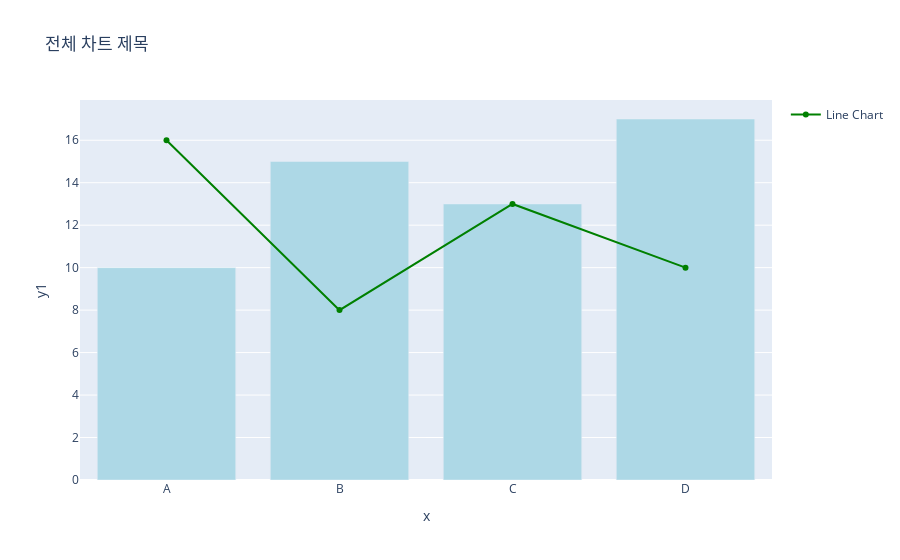

Notebook cell for this chart:
### Code cell
fig = px.bar(data, x='x', y='y1', title='기본 차트')

fig.add_trace(go.Scatter(x=data['x'], y=data['y2'], mode='lines+markers', name='Line Chart'))

# 개별 차트 수정
fig.update_traces(marker_color='lightblue', selector=dict(type='bar'))
fig.update_traces(marker_color='green', selector=dict(type='scatter'))

# 전체 차트 외관
fig.update_layout(title='전체 차트 제목')

fig.show()

### Figure 1 — Plotly figure (JSON) as saved in the notebook; plotly's stock layout.template omitted (floating-point values rounded to 4 significant figures)
{"data": [{"alignmentgroup": "True", "hovertemplate": "x=%{x}<br>y1=%{y}<extra></extra>", "legendgroup": "", "marker": {"color": "lightblue", "pattern": {"shape": ""}}, "name": "", "offsetgroup": "", "orientation": "v", "showlegend": false, "textposition": "auto", "type": "bar", "x": ["A", "B", "C", "D"], "xaxis": "x", "y": [10, 15, 13, 17], "yaxis": "y"}, {"marker": {"color": "green"}, "mode": "lines+markers", "name": "Line Chart", "type": "scatter", "x": ["A", "B", "C", "D"], "y": [16, 8, 13, 10]}], "layout": {"barmode": "relative", "legend": {"tracegroupgap": 0}, "title": {"text": "전체 차트 제목"}, "xaxis": {"anchor": "y", "domain": [0, 1], "title": {"text": "x"}}, "yaxis": {"anchor": "x", "domain": [0, 1], "title": {"text": "y1"}}}}
